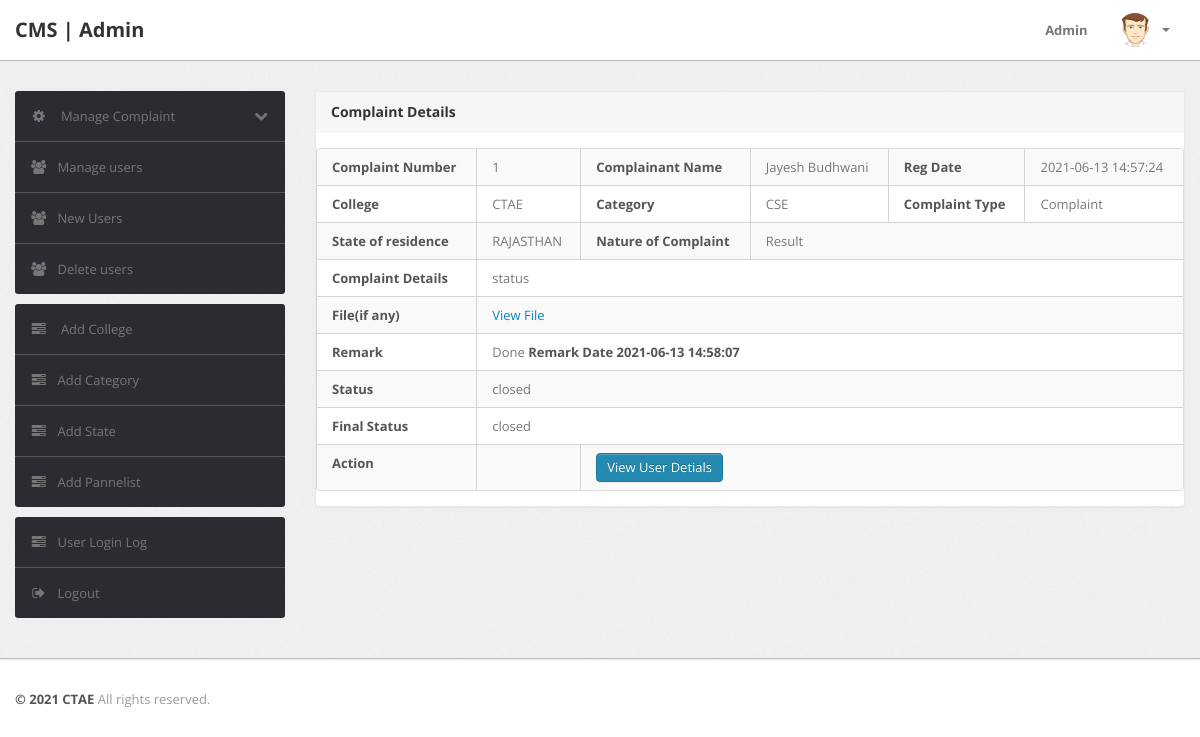
Page /admin/complaint-details.php?cid=1 (signed in) on the committed database.
### tables this page shows
CREATE TABLE `tblcomplaints` (
  `complaintNumber` int(11) NOT NULL,
  `userId` int(11) NOT NULL,
  `category` int(11) NOT NULL,
  `subcategory` varchar(255) NOT NULL,
  `complaintType` varchar(255) NOT NULL,
  `state` varchar(255) NOT NULL,
  `noc` varchar(255) NOT NULL,
  `complaintDetails` mediumtext NOT NULL,
  `complaintFile` varchar(255) DEFAULT NULL,
  `regDate` timestamp NOT NULL DEFAULT current_timestamp(),
  `status` varchar(50) DEFAULT NULL,
  `lastUpdationDate` timestamp NOT NULL DEFAULT '0000-00-00 00:00:00' ON UPDATE current_timestamp()
);

CREATE TABLE `users` (
  `id` int(11) NOT NULL,
  `fullName` varchar(255) DEFAULT NULL,
  `userEmail` varchar(255) DEFAULT NULL,
  `password` varchar(255) DEFAULT NULL,
  `contactNo` bigint(11) DEFAULT NULL,
  `address` tinytext DEFAULT NULL,
  `State` varchar(255) DEFAULT NULL,
  `country` varchar(255) DEFAULT NULL,
  `pincode` int(6) DEFAULT NULL,
  `userImage` varchar(255) DEFAULT NULL,
  `regDate` timestamp NOT NULL DEFAULT current_timestamp(),
  `updationDate` timestamp NOT NULL DEFAULT '0000-00-00 00:00:00' ON UPDATE current_timestamp(),
  `adharno` bigint(12) DEFAULT NULL,
  `year` int(4) DEFAULT NULL,
  `AdharFile` varchar(255) DEFAULT NULL,
  `status` int(1) NOT NULL
);

CREATE TABLE `category` (
  `id` int(11) NOT NULL,
  `categoryName` varchar(255) NOT NULL,
  `categoryDescription` longtext NOT NULL,
  `creationDate` timestamp NOT NULL DEFAULT current_timestamp(),
  `updationDate` varchar(255) NOT NULL
);

CREATE TABLE `complaintremark` (
  `id` int(11) NOT NULL,
  `complaintNumber` int(11) NOT NULL,
  `status` varchar(255) NOT NULL,
  `remark` mediumtext NOT NULL,
  `remarkDate` timestamp NOT NULL DEFAULT current_timestamp()
);

### admin/complaint-details.php (the view, shortened to what this page needs)
<?php
include('include/config.php');
if(strlen($_SESSION['alogin'])==0)
	{
header('location:index.php');
}
else{
?>
<!DOCTYPE html>
<html lang="en">
<head>
	<link type="text/css" href="bootstrap/css/bootstrap.min.css" rel="stylesheet">
	<link type="text/css" href="bootstrap/css/bootstrap-responsive.min.css" rel="stylesheet">
	<link type="text/css" href="css/theme.css" rel="stylesheet">
	<link type="text/css" href="images/icons/css/font-awesome.css" rel="stylesheet">
</head>
<body>
<?php include('include/header.php');?>
	<div class="wrapper">
		<div class="container">
			<div class="row">
<?php include('include/sidebar.php');?>
			<div class="span9">
					<div class="content">
	<div class="module">
							<div class="module-head">
								<h3>Complaint Details</h3>
							</div>
							<div class="module-body table">
								<table cellpadding="0" cellspacing="0" border="0" class="datatable-1 table table-bordered table-striped	 display" width="100%">
									<tbody>
<?php $st='closed';
$query=mysqli_query($bd, "select tblcomplaints.*,users.fullName as name,category.categoryName as catname from tblcomplaints join users on users.id=tblcomplaints.userId join category on category.id=tblcomplaints.category where tblcomplaints.complaintNumber='".$_GET['cid']."'");
while($row=mysqli_fetch_array($query))
{
?>
										<tr>
											<td><b>Complaint Number</b></td>
											<td><?php echo htmlentities($row['complaintNumber']);?></td>
											<td><b>Complainant Name</b></td>
											<td> <?php echo htmlentities($row['name']);?></td>
											<td><b>Reg Date</b></td>
											<td><?php echo htmlentities($row['regDate']);?>
											</td>
										</tr>
<tr>
											<td><b>College </b></td>
											<td><?php echo htmlentities($row['catname']);?></td>
											<td><b>Category</b></td>
											<td> <?php echo htmlentities($row['subcategory']);?></td>
											<td><b>Complaint Type</b></td>
											<td><?php echo htmlentities($row['complaintType']);?>
											</td>
										</tr>
<tr>
											<td><b>State of residence </b></td>
											<td><?php echo htmlentities($row['state']);?></td>
											<td ><b>Nature of Complaint</b></td>
											<td colspan="3"> <?php echo htmlentities($row['noc']);?></td>
										</tr>
<tr>
											<td><b>Complaint Details </b></td>
											<td colspan="5"> <?php echo htmlentities($row['complaintDetails']);?></td>
										</tr>
<tr>
											<td><b>File(if any) </b></td>
											<td colspan="5"> <?php $cfile=$row['complaintFile'];
if($cfile=="" || $cfile=="NULL")
{
  echo "File NA";
}
else{?>
<a href="complaintdocs/<?php echo htmlentities($row['complaintFile']);?>" ?> View File</a>
<?php } ?></td>
</tr>
<?php $ret=mysqli_query($bd, "select complaintremark.remark as remark,complaintremark.status as sstatus,complaintremark.remarkDate as rdate from complaintremark join tblcomplaints on tblcomplaints.complaintNumber=complaintremark.complaintNumber where complaintremark.complaintNumber='".$_GET['cid']."'");
while($rw=mysqli_fetch_array($ret))
{
?>
<tr>
<td><b>Remark</b></td>
<td colspan="5"><?php echo  htmlentities($rw['remark']); ?> <b>Remark Date <?php echo  htmlentities($rw['rdate']); ?></b></td>
</tr>
<tr>
<td><b>Status</b></td>
<td colspan="5"><?php echo  htmlentities($rw['sstatus']); ?></td>
</tr>
<?php }?>
<tr>
<td><b>Final Status</b></td>
											<td colspan="5"><?php if($row['status']=="")
											{ echo "Not Process Yet";
} else {
										 echo htmlentities($row['status']);
										 }?></td>
										</tr>
<tr>
											<td><b>Action</b></td>
											<td>
											<?php if($row['status']=="closed"){
												} else {?>
<a href="javascript:void(0);" onClick="popUpWindow('http://localhost/Complaint Management System/admin/updatecomplaint.php?cid=<?php echo htmlentities($row['complaintNumber']);?>');" title="Update order">
											 <button type="button" class="btn btn-primary">Take Action</button></td>
											</a><?php } ?></td>
											<td colspan="4">
											<a href="javascript:void(0);" onClick="popUpWindow('http://localhost/Complaint Management System/admin/userprofile.php?uid=<?php echo htmlentities($row['userId']);?>');" title="Update order">
											 <button type="button" class="btn btn-primary">View User Detials</button></a></td>
										</tr>
										<?php  } ?>
								</table>
							</div>
						</div>
					</div>
				</div>
			</div>
		</div>
	</div>
<?php include('include/footer.php');?>
</body>
<?php } ?>

### admin/css/theme.css (style rules this page uses)
body { font-size: 13px; font-family: 'Open Sans', Arial, sans-serif; background: #fff; color: #777 }
h1, h2, h3, h4, h5, h6 { color: #333; margin-top: 0 }
h3 { font-size: 20px }
strong, b { color: #555 }
.wrapper { background: url(../images/bg.png) #eee; border-bottom: 1px solid #bbb; -webkit-box-shadow: 0 1px 2px rgba(0,0,0,0.1); -moz-box-shadow: 0 1px 2px rgba(0,0,0,0.1); box-shadow: 0 1px 2px rgba(0,0,0,0.1); padding: 30px 0 }
select, textarea, input[type="text"], input[type="password"], input[type="datetime"], input[type="datetime-local"], input[type="date"], input[type="month"], input[type="time"], input[type="week"], input[type="number"], input[type="email"], input[type="url"], input[type="search"], input[type="tel"], input[type="color"], .uneditable-input, label, input, button, select, textarea { -webkit-border-radius: 3px; -moz-border-radius: 3px; border-radius: 3px; font-size: 13px; font-family: 'Open Sans', Tahoma, Arial, sans-serif }
.module { background: #fff; -webkit-border-radius: 3px; -moz-border-radius: 3px; border-radius: 3px; border: 1px solid #ccc; border-bottom-color: #bbb; -webkit-box-shadow: 0 0 1px rgba(0,0,0,0.2); -moz-box-shadow: 0 0 1px rgba(0,0,0,0.2); box-shadow: 0 0 1px rgba(0,0,0,0.2); margin-bottom: 30px }
.btn, .btn-box { -webkit-border-radius: 3px; -moz-border-radius: 3px; border-radius: 3px }
.btn { font-size: 13px; font-weight: 600 }
.btn { display: inline-block; margin-bottom: 0; font-weight: 400; text-align: center; vertical-align: middle; cursor: pointer; background-image: none; border: 1px solid transparent; white-space: nowrap; padding: 4px 10px; font-size: 13px; line-height: 1.42857; border-radius: 4px; -webkit-user-select: none; -moz-user-select: none; -ms-user-select: none; user-select: none }
.btn-primary { color: #fff; background-color: #248aaf; border-color: #20799a }
.table { margin-bottom: 0 }
.table th, .table td { border-color: #d5d5d5!important }
.table-bordered thead:first-child tr:first-child>th:first-child, .table-bordered tbody:first-child tr:first-child>td:first-child { -webkit-border-top-left-radius: 2px; -moz-border-radius-topleft: 2px; border-top-left-radius: 2px }
.table-bordered thead:first-child tr:first-child>th:last-child, .table-bordered tbody:first-child tr:first-child>td:last-child { -webkit-border-top-right-radius: 2px; -moz-border-radius-topright: 2px; border-top-right-radius: 2px }
.table-bordered thead:last-child tr:last-child>th:first-child, .table-bordered tbody:last-child tr:last-child>td:first-child, .table-bordered tfoot:last-child tr:last-child>td:first-child { -webkit-border-bottom-left-radius: 2px; -moz-border-radius-bottomleft: 2px; border-bottom-left-radius: 2px }
.table-bordered thead:last-child tr:last-child>th:last-child, .table-bordered tbody:last-child tr:last-child>td:last-child, .table-bordered tfoot:last-child tr:last-child>td:last-child { -webkit-border-bottom-right-radius: 2px; -moz-border-radius-bottomright: 2px; border-bottom-right-radius: 2px }
.module { box-shadow: 0 0 3px rgba(0,0,0,.1); border-color: #e9e9e9; margin-bottom: 20px; background-color: #fff; border-radius: 4px; -webkit-box-shadow: 0 1px 1px rgba(0,0,0,.05); box-shadow: 0 1px 1px rgba(0,0,0,.05); }
.module-head { color: #767676; background-color: #f6f6f6; border-color: #e9e9e9; padding: 10px 15px; border-bottom: 1px solid transparent; border-top-right-radius: 3px; border-top-left-radius: 3px; }
.module-head h3 { font-size: 14px; line-height: 20px; height: 20px; margin: 0 }
.module-body { padding: 15px }
.module-body.table { padding: 15px 0 }
.module-body.table .table th, .module-body.table .table td { padding-left: 15px; padding-right: 15px }

### rows in the picture
tblcomplaints: complaintNumber "1", userId.fullName "Jayesh Budhwani", regDate "2021-06-13 14:57:24", category.categoryName "CTAE", subcategory "CSE", complaintType "Complaint", state "RAJASTHAN", noc "Result", complaintDetails "status", status "closed"
complaintremark: remark "Done", remarkDate "2021-06-13 14:58:07", status "closed"
